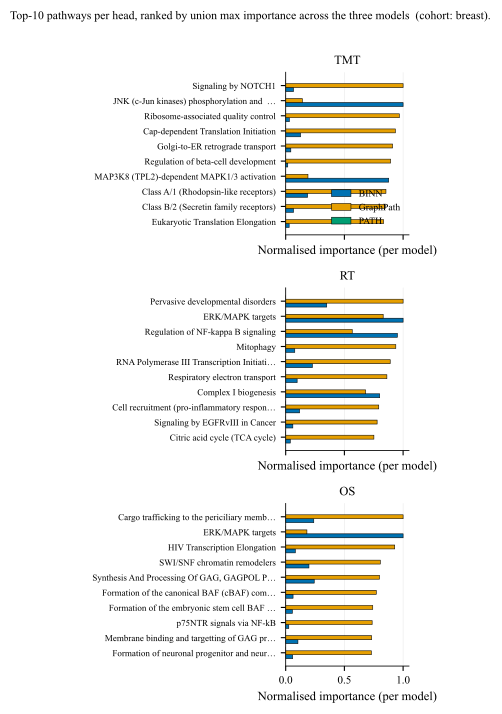

This chart was generated by the following Python code:
"""Figure 9 — top pathways per head per model.

Reads ``{binn, graphpath, path}/artifacts/<cohort>/importance.npz`` and
draws one panel per head. Each panel shows the union top-10 pathways
(ranked by max importance across models) with three horizontal bars per
pathway — one per model. This visualises *agreement* and *disagreement*
between the three architectures about which Reactome pathways drive
each therapy-response head.

Defaults to the breast cohort because that is the manuscript's headline
cohort. Pass a different `COHORT` env var to retarget.
"""
from __future__ import annotations

import os
from pathlib import Path
from typing import Sequence

import matplotlib.pyplot as plt
import numpy as np

from _style import MODEL_COLORS, OKABE_ITO, apply_style

PROJECT_ROOT = Path(__file__).resolve().parents[2]
COHORT = os.environ.get("COHORT", "breast")
MODELS = ("BINN", "GraphPath", "PATH")
MODEL_DIRS = {"BINN": "binn", "GraphPath": "graphpath", "PATH": "path"}
HEADS = ("TMT", "RT", "OS")
TOP_K = 10


def _short(name: str, n: int = 42) -> str:
    return name if len(name) <= n else name[: n - 1] + "…"


def _load_one(model: str):
    p = PROJECT_ROOT / MODEL_DIRS[model] / "artifacts" / COHORT / "importance.npz"
    if not p.exists():
        return None, None
    d = np.load(p, allow_pickle=True)
    names = [str(x) for x in d["pathway_names"]]
    per_head = {h: d[h] for h in HEADS if h in d.files}
    return names, per_head


def _normalise(v: np.ndarray) -> np.ndarray:
    """Per-model min-max [0, 1] so bars are comparable on a single axis."""
    if v.max() == 0:
        return v
    return v / v.max()


def main() -> None:
    apply_style()
    loaded = {m: _load_one(m) for m in MODELS}
    # If no model has been trained on this cohort yet, emit a placeholder.
    if all(v[0] is None for v in loaded.values()):
        fig, ax = plt.subplots(figsize=(7.1, 2.4))
        ax.text(0.5, 0.5,
                f"importance.npz missing for cohort '{COHORT}'.\n"
                "Run the train + evaluate phases first.",
                ha="center", va="center", transform=ax.transAxes,
                color=OKABE_ITO["vermillion"])
        ax.axis("off")
        fig.savefig(Path(__file__).parent / "fig9_pathway_importance.pdf")
        return

    # Pull a single shared pathway-name vector. All three models train on
    # the same Reactome-matched input pathway list, so the names align by
    # index (we verify by length match).
    names_ref = next(v[0] for v in loaded.values() if v[0] is not None)
    P = len(names_ref)

    fig, axes = plt.subplots(3, 1, figsize=(3.45, 7.0), sharex=True)
    for ax, head in zip(axes, HEADS):
        # Build a (P, n_models) matrix of normalised importance.
        mat = np.full((P, len(MODELS)), np.nan)
        for mi, m in enumerate(MODELS):
            names, per_head = loaded[m]
            if names is None or len(names) != P or head not in per_head:
                continue
            mat[:, mi] = _normalise(per_head[head])

        # Union top-TOP_K by max across available models
        max_per_pw = np.nanmax(mat, axis=1)
        order = np.argsort(np.where(np.isfinite(max_per_pw),
                                     max_per_pw, -np.inf))[::-1][:TOP_K]

        y = np.arange(len(order))[::-1]   # top one at the top of the axis
        h = 0.26                           # bar height per model
        for mi, m in enumerate(MODELS):
            offset = (mi - 1) * h
            ax.barh(y + offset, np.nan_to_num(mat[order, mi]), height=h,
                    color=MODEL_COLORS[m],
                    edgecolor=OKABE_ITO["black"], linewidth=0.4,
                    label=m if head == HEADS[0] else None)
        ax.set_yticks(y)
        ax.set_yticklabels([_short(names_ref[i]) for i in order], fontsize=6.5)
        ax.set_xlim(0, 1.05)
        ax.set_xlabel("Normalised importance (per model)")
        ax.set_title(head, fontsize=9)
        ax.set_axisbelow(True); ax.grid(axis="x")

    axes[0].legend(loc="lower right", fontsize=7)
    fig.suptitle(
        f"Top-{TOP_K} pathways per head, ranked by union max importance "
        f"across the three models  (cohort: {COHORT}).",
        fontsize=8.5, y=1.01,
    )
    fig.tight_layout()
    out = Path(__file__).parent / "fig9_pathway_importance.pdf"
    fig.savefig(out)
    print(f"wrote {out}")


if __name__ == "__main__":
    main()
